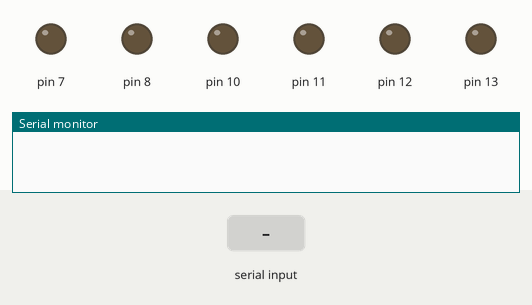
A sketch run on a simulated Arduino Uno, built with avr-gcc and run on an emulated ATmega328P. Parts: output pins drawn as LEDs (lit = HIGH), the last lines printed to the serial monitor. The test bench sets the inputs (shaded band).

Above: at 1.2 s.
1.3 s: "X1:\n" received over Serial
At 3.8 s:
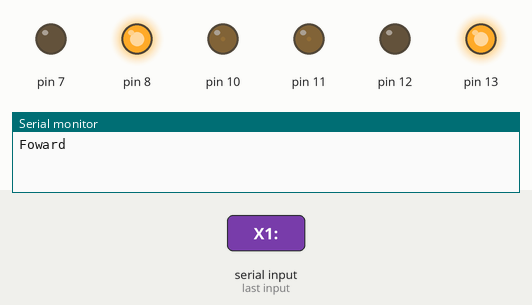
4.3 s: "90,45,200\n" received over Serial
At 4.8 s:
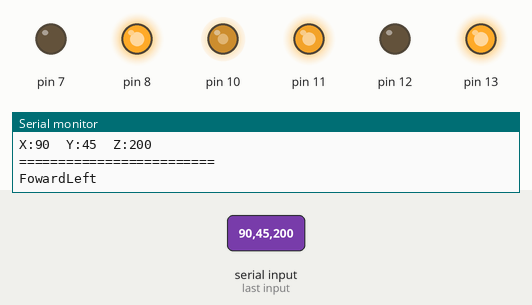
5.8 s: "30,150,10\n" received over Serial
At 7.0 s:
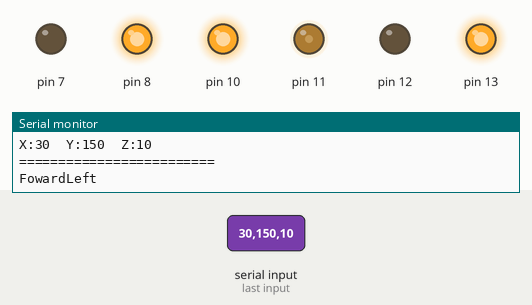
7.3 s: "90\n" received over Serial
At 10.1 s:
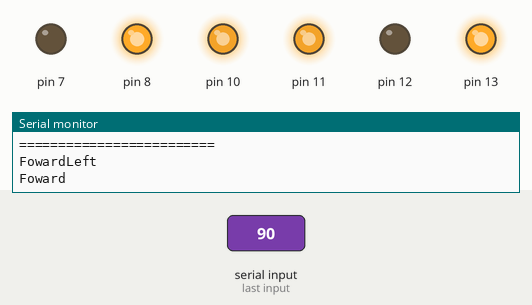
10.3 s: "90,45\n" received over Serial
At 12.4 s:
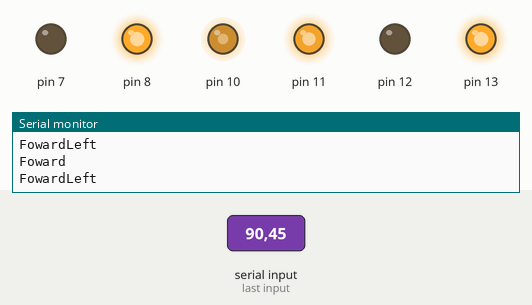
12.8 s: "30,150\n" received over Serial
At 14.3 s:
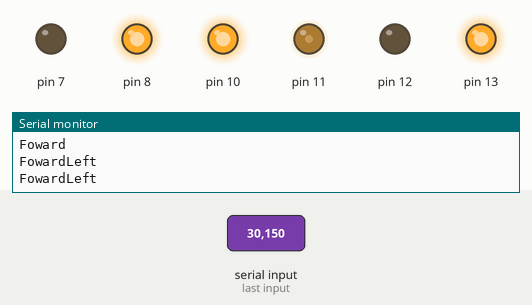
Timing chart, 0 to 15.8 s (numbered marks = the images above; inputs shaded):
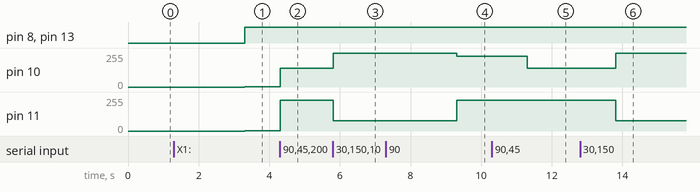

Measured:
- after the input at 1.3 s, pin 8, pin 13: LOW → HIGH after 2.0 s; pin 10, pin 11: 0/255 → 2/255 after 2.0 s
- after the input at 4.3 s, pin 10: 2/255 → 141/255 at once; pin 11: 2/255 → 229/255 at once
- after the input at 5.8 s, pin 10: 141/255 → 255/255 at once; pin 11: 229/255 → 76/255 at once
- after the input at 7.3 s, pin 10: 255/255 → 229/255 after 2.0 s; pin 11: 76/255 → 229/255 after 2.0 s
- after the input at 10.3 s, pin 10: 229/255 → 141/255 after 1.0 s
- after the input at 12.8 s, pin 10: 141/255 → 255/255 after 1.0 s; pin 11: 229/255 → 76/255 after 1.0 s

The sketch:

arduinoRC.ino
```cpp
int x,y,z,tempX,tempY,tempZ;
int x1,y1,z1,x2,y2,z2;


void setup()
{
  Serial.begin(9600);
  pinMode(13,OUTPUT);
  pinMode(12,OUTPUT);
  pinMode(8,OUTPUT);
  pinMode(7,OUTPUT);
  pinMode(10,OUTPUT);
  pinMode(11,OUTPUT);

}

void loop()
{
 while(Serial.available()>0)
  {
   x= Serial.parseInt();
   y= Serial.parseInt();
   z= Serial.parseInt();

   tempX = map(x,-100,100,0,200);
   tempY = map(y,-100,100,0,200);
   tempZ = map(z,-100,100,0,200);

   x1= map(x,-100,0,255,0);
   y1= map(y,-100,0,0,255);
   z1= map(z,-100,0,0,255);

   x2= map(x,0,100,0,255);
   y2= map(y,0,100,255,0);
   z2= map(z,0,100,255,0);
   if(Serial.read()=='\n')
   {
     Serial.print("X:");
     Serial.print(x);
     Serial.print("  Y:");
     Serial.print(y);
     Serial.print("  Z:");
     Serial.println(z);
  //   Serial.print("X1:");
  //   Serial.print(x1);
  //   Serial.print("  Y1:");
  //   Serial.print(y2);
  //   Serial.print("  Z1:");
  //   Serial.println(z2);
     Serial.println("=========================");
   }
   if(tempX>100)
   {
    if (tempY<110)
    {
     if(tempY>90)
     {
       foward(x2);
       Serial.println("Foward");
     }
    }
   }

   if(tempX<100)
   {
    if (tempY<110)
    {
     if(tempY>90)
     {
       reverse(x1);
       Serial.println("Reverse");
     }
    }
   }

   if(tempX>100)
   {
    if (tempY>110)
    {
      fowardLeft(x2,y2);
      Serial.println("FowardLeft");
    }
    else if (tempY<90)
    {
     fowardRight(x2,y1) ;
     Serial.println("FowardRight");
    }
   }

   if(tempX<100)
   {
    if (tempY>110)
    {
      reverseLeft(x1,y2);
      Serial.println("ReverseLeft");
    }
    else if (tempY<90)
    {
     reverseRight(x1,y1) ;
     Serial.println("ReverseRight");
    }
   }

  }
}


void foward (int XVal)
{
 digitalWrite(13,HIGH);
 digitalWrite(12,LOW);
 digitalWrite(8,HIGH);
 digitalWrite(7,LOW);
 analogWrite(10,XVal);
 analogWrite(11,XVal);
}

void reverse(int XVal)
{
 digitalWrite(12,HIGH);
 digitalWrite(13,LOW);
 digitalWrite(7,HIGH);
 digitalWrite(8,LOW);
 analogWrite(10,XVal);
 analogWrite(11,XVal);
}

void reverseRight(int XVal, int YVal)
{
 digitalWrite(12,HIGH);
 digitalWrite(13,LOW);
 digitalWrite(7,HIGH);
 digitalWrite(8,LOW);
 analogWrite(10,XVal);
 analogWrite(11,YVal);
}

void reverseLeft(int XVal, int YVal)
{
 digitalWrite(12,HIGH);
 digitalWrite(13,LOW);
 digitalWrite(7,HIGH);
 digitalWrite(8,LOW);
 analogWrite(10,YVal);
 analogWrite(11,XVal);
}
void fowardLeft(int XVal, int YVal)
{
 digitalWrite(13,HIGH);
 digitalWrite(12,LOW);
 digitalWrite(8,HIGH);
 digitalWrite(7,LOW);
 analogWrite(10,YVal);
 analogWrite(11,XVal);
}

void fowardRight(int XVal, int YVal)
{
 digitalWrite(13,HIGH);
 digitalWrite(12,LOW);
 digitalWrite(8,HIGH);
 digitalWrite(7,LOW);
 analogWrite(10,XVal);
 analogWrite(11,YVal);
}
```
